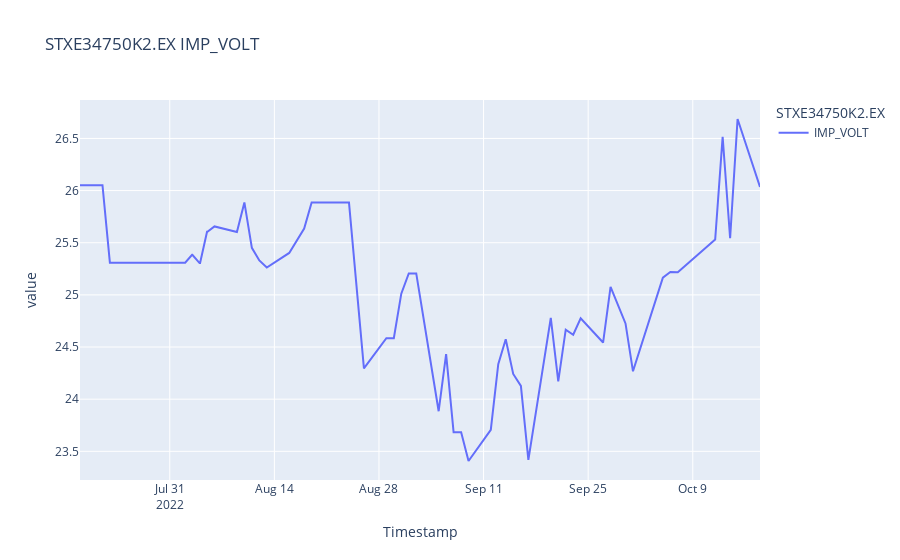

Notebook code for this chart:
### Code cell
try: RefDailyImpVolDf = _RefDailyImpVolDf.data.df.drop(['EVENT_TYPE'], axis=1) # In codebook, this line is needed
except: RefDailyImpVolDf = _RefDailyImpVolDf.data.df # If outside of codebook
fig = px.line(RefDailyImpVolDf, title = RefDailyImpVolDf.columns.name + " " + RefDailyImpVolDf.columns[0]) # This is just to see the implied vol graph when that field is available
fig.show()
